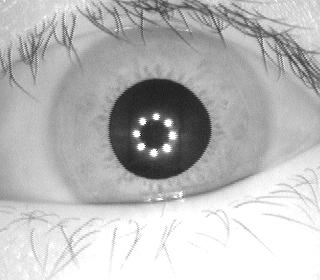
#> input picture images/eyes/S1001L02.jpg, 320 x 280 px; its folder holds only this picture in this run
$ python iris_recognition.py
#> lines starting #> are read from the running program, lines starting #| are printed output that depends on the picture; after the words box and inside, x2 and y2 are one past the last pixel; in counts of white or black regions, pixels touching at a corner belong together
import numpy as np
import os
import cv2

centroid = (0, 0)

radius = 0

currentEye = 0

eyesList = []

def getNewEye(list):
    global currentEye
    if currentEye >= len(list):
        currentEye = 0
    newEye = list[currentEye]
    currentEye += 1
    return newEye

def getIris(frame):
    copyImg = frame.copy()
    resImg = frame.copy()
    grayImg = cv2.cvtColor(frame, cv2.COLOR_BGR2GRAY)
    mask = np.zeros_like(grayImg)
    edges = cv2.Canny(grayImg, 5, 70, 3)
    cv2.GaussianBlur(edges, (7, 7), 2)
    circles = getCircles(grayImg, edges)
    if circles is not None:
        for circle in circles[0, :]:
            rad = int(circle[2])
            global radius
            radius = rad
            cv2.circle(mask, centroid, rad, 255, thickness=-1)
            resImg = cv2.bitwise_and(resImg, resImg, mask=mask)
            x = int(centroid[0] - rad)
            y = int(centroid[1] - rad)
            w = int(rad * 2)
            h = w
            cropImg = resImg[y:y + h, x:x + w]
            return cropImg, edges, circles
    return resImg, edges, None

def getCircles(image, edges):
    for i in range(80, 151):
        circles = cv2.HoughCircles(image, cv2.HOUGH_GRADIENT, dp=2, minDist=100, param1=30, param2=i, minRadius=100,
                                   maxRadius=140)
        if circles is not None and len(circles[0]) == 1:
            # Draw the circle on the edges image
            for circle in circles[0, :]:
                center = (int(circle[0]), int(circle[1]))
                radius = int(circle[2])
                cv2.circle(edges, center, radius, (255, 255, 255), 2)
            return circles
    return None

def getPupil(frame):
    pupilImg = cv2.inRange(frame, (30, 30, 30), (80, 80, 80))
    contours, _ = cv2.findContours(pupilImg, cv2.RETR_EXTERNAL, cv2.CHAIN_APPROX_SIMPLE)
    for contour in contours:
        area = cv2.contourArea(contour)
        if area > 50:
            M = cv2.moments(contour)
            x = int(M["m10"] / M["m00"])
            y = int(M["m01"] / M["m00"])
            global centroid
            centroid = (x, y)
            cv2.drawContours(frame, [contour], -1, (0, 0, 0), thickness=cv2.FILLED)
            break
    return frame

def getPolar2CartImg(image, rad):
    imgSize = image.shape[:2]
    c = (imgSize[1] / 2, imgSize[0] / 2)
    imgRes = cv2.warpPolar(image, (360, rad * 3), c, 60.0, cv2.INTER_LINEAR + cv2.WARP_FILL_OUTLIERS)
    imgRes = cv2.rotate(imgRes, cv2.ROTATE_90_CLOCKWISE)
    return imgRes

cv2.namedWindow("input", cv2.WINDOW_AUTOSIZE)
cv2.namedWindow("output", cv2.WINDOW_AUTOSIZE)
cv2.namedWindow("normalized image", cv2.WINDOW_AUTOSIZE)
cv2.namedWindow("iris", cv2.WINDOW_AUTOSIZE)
cv2.namedWindow("pupil", cv2.WINDOW_AUTOSIZE)

eyesList = os.listdir('images/eyes')
key = 0
while True:
    eye = getNewEye(eyesList)
    frame = cv2.imread("images/eyes/" + eye)
#> frame is the input picture: shape (280, 320, 3); min 12, max 255, mean 185.5

    if frame is None:
        print(f"Failed to load image: images/eyes/{eye}")
        continue

    iris = frame.copy()
    output = getPupil(frame)
#> in getPupil, `pupilImg = cv2.inRange(frame, (30, 30, 30), (80, 80, 80))`:
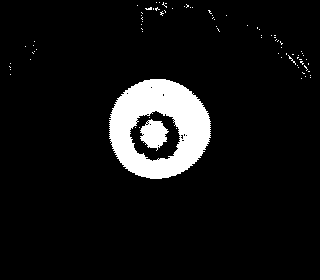
#> pupilImg: shape (280, 320); 7.7% white; 81 white regions (79 under 20 px)
#> in getPupil, `contours, _ = cv2.findContours(pupilImg, cv2.RETR_EXTERNAL, cv2.CHAIN_..`: contours = 76 contours, 75 with area under 20; largest, box (x1, y1, x2, y2) and area: (109, 79, 211, 179) 7764
#> the loop in getPupil, `for contour in contours:` made 1 pass
#> (area, x, y) on pass 1: (7764.5, 158, 128)
#> after the loop in getPupil, `for contour in contours:`:
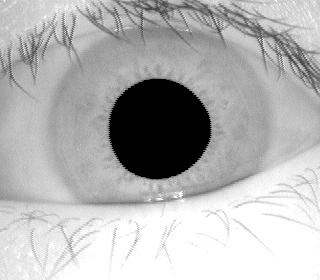
#> frame: shape (280, 320, 3); 8.86% of pixels changed, all inside (x1, y1, x2, y2) = (109, 79, 211, 179)
    iris, edges, circles = getIris(output)
#> in getIris, `edges = cv2.Canny(grayImg, 5, 70, 3)`: edges: shape (280, 320); 21.7% white in thin lines or dots
#> the loop in getCircles, `for i in range(80, 151):` made 7 passes
#> circles on passes 1 to 7: [[131, 131, 127.8], [175, 41, 138.8]], [[131, 131, 127.8], [175, 41, 138.8]], [[131, 131, 127.8], [175, 41, 138.8]], [[131, 131, 127.8], [175, 41, 138.8]], [[131, 131, 127.8], [175, 41, 138.8]], [[131, 131, 127.8], [175, 33, 138.8]], [[131, 131, 127.8]]
#> after the loop in getCircles, `for i in range(80, 151):`:
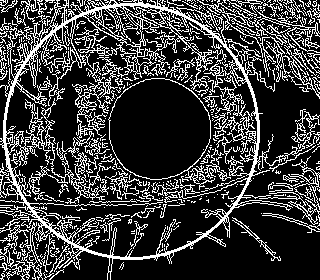
#> edges: shape (280, 320); 23.7% white in thin lines or dots
#> in getIris, `circles = getCircles(grayImg, edges)`: circles = [[131, 131, 127.8]]
#> the loop in getIris, `for circle in circles[0, :]:` made 1 pass
#> (circle, rad, radius, x, y, w, h) on pass 1: ([131, 131, 127.8], 127, 127, 31, 1, 254, 254)
#> pass 1, in getIris, `resImg = cv2.bitwise_and(resImg, resImg, mask=mask)`:
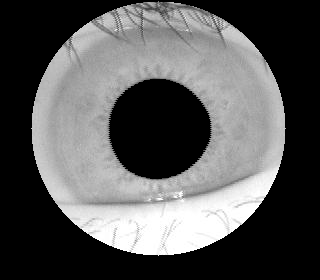
#> resImg: shape (280, 320, 3); min 0, max 255, mean 87.8
#> after the loop in getIris, `for circle in circles[0, :]:`:
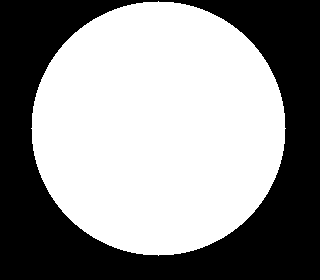
#> mask: shape (280, 320); 56.5% white; 1 black region, box (x1, y1, x2, y2) and area: (0, 0, 320, 280) 38983
#> circles = [[131, 131, 127.8]]

    if iris is None or iris.size == 0:
        print(f"Failed to process iris for image: images/eyes/{eye}")
        continue

    cv2.imshow("input", frame)
    cv2.imshow("output", iris)
    cv2.imshow("iris", edges)

    if circles is not None:
        circle_fit_img = frame.copy()
        for circle in circles[0, :]:
            center = (int(circle[0]), int(circle[1]))
            radius = int(circle[2])
            cv2.circle(circle_fit_img, center, radius, (0, 255, 0), 2)
#> this loop made 1 pass
#> (circle, radius) on pass 1: ([131, 131, 127.8], 127)
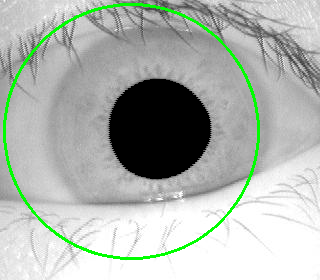
#> circle_fit_img: shape (280, 320, 3); 2.58% of pixels changed, all inside (x1, y1, x2, y2) = (3, 3, 260, 260)
        cv2.imshow("pupil", circle_fit_img)

    normImg = getPolar2CartImg(iris, radius)
#> in getPolar2CartImg, `imgRes = cv2.rotate(imgRes, cv2.ROTATE_90_CLOCKWISE)`:
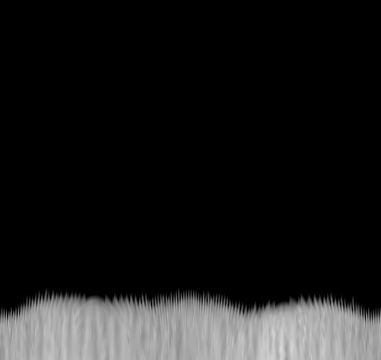
#> imgRes: shape (360, 381, 3); min 0, max 218, mean 26.2

    if normImg is None or normImg.size == 0:
        print(f"Failed to normalize iris for image: images/eyes/{eye}")
        continue

    cv2.imshow("normalized image", normImg)

    key = cv2.waitKey(3000)
#> (key Esc is pressed here)
    # Exit on ESC key
    if key == 27:
        break

cv2.destroyAllWindows()

$ run again, on images/eyes/S1001R02.jpg
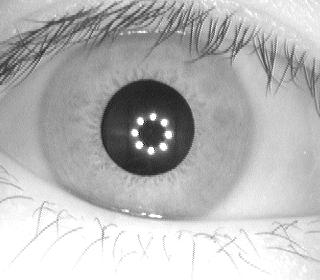
#> input picture images/eyes/S1001R02.jpg, 320 x 280 px
#> frame is the input picture: shape (280, 320, 3); min 19, max 255, mean 182.8
#> pupilImg: shape (280, 320); 7% white; 152 white regions (148 under 20 px)
#> contours = 148 contours, 146 with area under 20; largest, box (x1, y1, x2, y2) and area: (101, 79, 194, 175) 6840, (0, 57, 16, 77) 58
#> the loop in getPupil, `for contour in contours:` made 2 passes
#> (area, x, y) on pass 2: (6840.5, 147, 127)
#> the loop in getCircles, `for i in range(80, 151):` made 27 passes
#> circles on passes 1 to 7: [[185, 115, 114.6], [83, 127, 119], [317, 129, 119]], [[185, 115, 114.6], [89, 149, 114.6], [295, 135, 114.6]], [[185, 115, 114.6], [89, 149, 114.6], [295, 135, 114.6]], [[185, 115, 114.6], [73, 119, 119]], [[185, 115, 114.6], [73, 119, 119]], [[185, 115, 114.6], [73, 119, 119]], [[185, 115, 114.6], [73, 119, 119]]
#> after the loop in getCircles, `for i in range(80, 151):`:
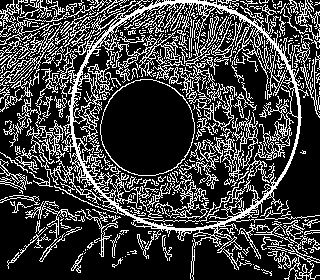
#> edges: shape (280, 320); 25.2% white in thin lines or dots
#> in getIris, `circles = getCircles(grayImg, edges)`: circles = [[185, 115, 114.6]]
#> the loop in getIris, `for circle in circles[0, :]:` made 1 pass
#> (circle, rad, radius, x, y, w, h) on pass 1: ([185, 115, 114.6], 114, 114, 33, 13, 228, 228)
#> the loop `for circle in circles[0, :]:` made 1 pass
#> (circle, radius) on pass 1: ([185, 115, 114.6], 114)
#> in getPolar2CartImg, `imgRes = cv2.rotate(imgRes, cv2.ROTATE_90_CLOCKWISE)`:
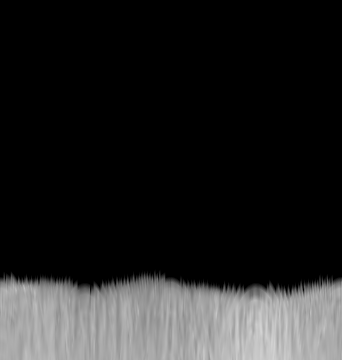
#> imgRes: shape (360, 342, 3); min 0, max 211, mean 34.7

$ run again, on images/eyes/S1001R05.jpg
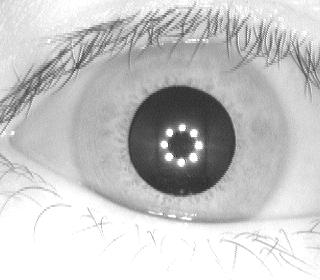
#> input picture images/eyes/S1001R05.jpg, 320 x 280 px
#> frame is the input picture: shape (280, 320, 3); min 33, max 255, mean 197
#> pupilImg: shape (280, 320); 7.6% white; 38 white regions (36 under 20 px)
#> contours = 24 contours, 23 with area under 20; largest, box (x1, y1, x2, y2) and area: (129, 87, 235, 195) 8884
#> the loop in getPupil, `for contour in contours:` made 6 passes
#> (area, x, y) on pass 6: (8883.5, 181, 140)
#> the loop in getCircles, `for i in range(80, 151):` made 16 passes
#> circles on passes 1 to 8: [[165, 129, 125.6], [115, 31, 112.4]], [[165, 129, 125.6], [115, 31, 112.4]], [[165, 129, 125.6], [115, 31, 112.4]], [[165, 129, 125.6], [115, 31, 112.4]], [[165, 129, 125.6], [123, 29, 105.8]], [[165, 129, 125.6], [123, 29, 105.8]], [[165, 129, 125.6], [123, 29, 105.8]], [[165, 129, 125.6], [123, 29, 105.8]]
#> after the loop in getCircles, `for i in range(80, 151):`:
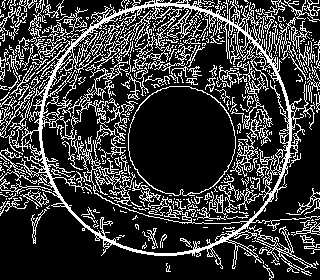
#> edges: shape (280, 320); 22.6% white in thin lines or dots
#> in getIris, `circles = getCircles(grayImg, edges)`: circles = [[165, 129, 125.6]]
#> the loop in getIris, `for circle in circles[0, :]:` made 1 pass
#> (circle, rad, radius, x, y, w, h) on pass 1: ([165, 129, 125.6], 125, 125, 56, 15, 250, 250)
#> the loop `for circle in circles[0, :]:` made 1 pass
#> (circle, radius) on pass 1: ([165, 129, 125.6], 125)
#> in getPolar2CartImg, `imgRes = cv2.rotate(imgRes, cv2.ROTATE_90_CLOCKWISE)`:
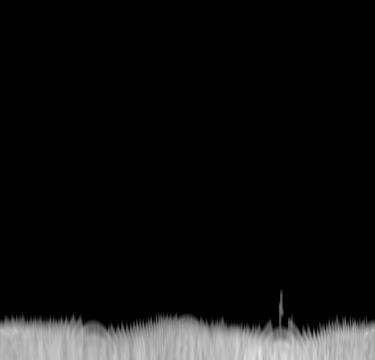
#> imgRes: shape (360, 375, 3); min 0, max 231, mean 16.9

$ run again, on images/eyes/S1001R06.jpg
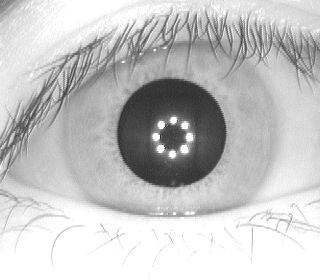
#> input picture images/eyes/S1001R06.jpg, 320 x 280 px
#> frame is the input picture: shape (280, 320, 3); min 38, max 255, mean 196.2
#> pupilImg: shape (280, 320); 8% white; 60 white regions (58 under 20 px)
#> contours = 48 contours, 47 with area under 20; largest, box (x1, y1, x2, y2) and area: (118, 79, 226, 187) 8976
#> the loop in getPupil, `for contour in contours:` made 26 passes
#> (area, x, y) on pass 26: (8976, 170, 132)
#> the loop in getCircles, `for i in range(80, 151):` made 48 passes
#> circles on passes 1 to 7: [[197, 109, 105.8], [135, 193, 134.4], [93, 97, 101.4]], [[197, 109, 105.8], [135, 193, 134.4], [95, 93, 101.4]], [[197, 109, 105.8], [135, 193, 134.4], [95, 93, 101.4]], [[197, 109, 105.8], [135, 193, 134.4], [95, 93, 101.4]], [[197, 109, 105.8], [135, 193, 134.4], [95, 93, 101.4]], [[197, 109, 105.8], [135, 193, 134.4], [95, 93, 101.4]], [[197, 109, 105.8], [135, 193, 134.4], [97, 87, 101.4]]
#> in getIris, `circles = getCircles(grayImg, edges)`: circles = [[197, 109, 105.8]]
#> the loop in getIris, `for circle in circles[0, :]:` made 1 pass
#> (circle, rad, radius, x, y, w, h) on pass 1: ([197, 109, 105.8], 105, 105, 65, 27, 210, 210)
#> the loop `for circle in circles[0, :]:` made 1 pass
#> (circle, radius) on pass 1: ([197, 109, 105.8], 105)
#> in getPolar2CartImg, `imgRes = cv2.rotate(imgRes, cv2.ROTATE_90_CLOCKWISE)`:
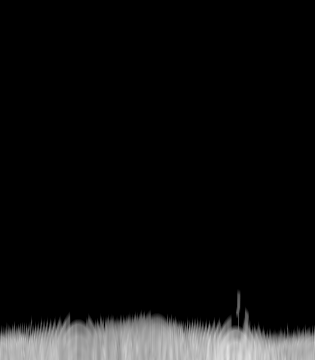
#> imgRes: shape (360, 315, 3); min 0, max 228, mean 15.9
